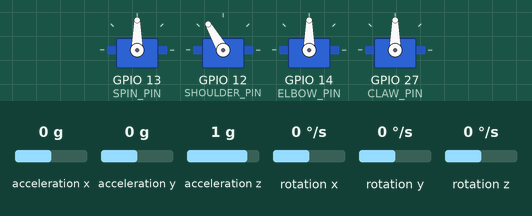
This program was run on a simulated ESP32. Parts: 4 × servo. Wiring (inferred from the names in the program): MPU-6050 motion sensor at I2C address 0x68. Inputs (shaded band) come from the test bench; at power-on: acceleration x 0 g, acceleration y 0 g, rotation z 0 °/s, acceleration z 1 g, rotation x 0 °/s, rotation y 0 °/s. What the program prints to the serial monitor is not drawn.

Above: at 1.2 s.
1.3 s: acceleration x set to -1.4 g
At 2.3 s:
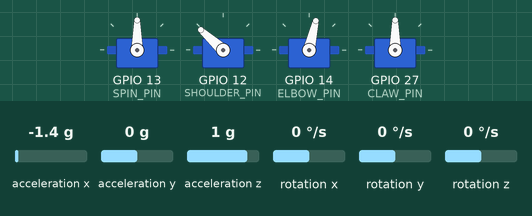
3.3 s: acceleration y set to -1.4 g
At 4.5 s:
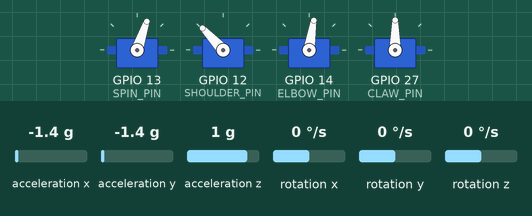
5.2 s: rotation z set to -149 °/s
6.7 s: rotation z set to -156 °/s
At 7.9 s:
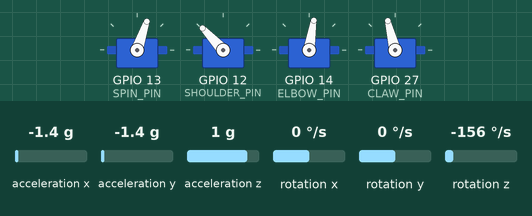
9.7 s: acceleration z set to -1.4 g
At 12.64 s:
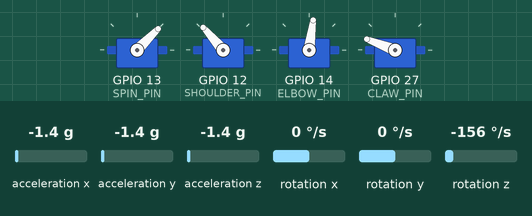
12.7 s: acceleration x set to 0.1 g
At 13.9 s:
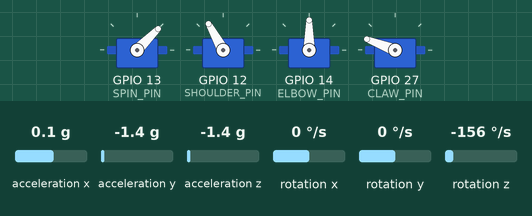
Timing chart, 0 to 15.5 s (numbered marks = the images above; inputs shaded):
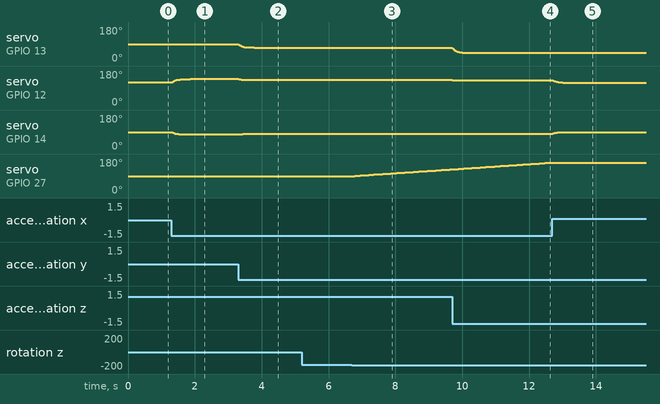

Measured:
- the behaviour switches between -152 and -153 °/s on rotation z (found by bisection; images 2 and 3)
- after the input at 1.3 s, servo on GPIO 12 (SHOULDER_PIN): moves from 120° to 138° over 0.55 s, starting at once; servo on GPIO 14 (ELBOW_PIN): moves from 90° to 77° over 0.55 s, starting at once
- after the input at 3.3 s, servo on GPIO 13 (SPIN_PIN): moves from 90° to 71° over 0.47 s, starting at once; servo on GPIO 12 (SHOULDER_PIN): 138° → 136° at once, → 134° 0.08 s later, → 133° 0.12 s later; servo on GPIO 14 (ELBOW_PIN): 77° → 78° at once, → 80° 0.06 s later, → 81° 0.22 s later
- after the input at 5.2 s, every drawn part: stays the same
- after the input at 6.7 s, servo on GPIO 27 (CLAW_PIN): moves from 90° to 125° over 2.8 s, starting after 0.09 s
- after the input at 9.7 s, servo on GPIO 13 (SPIN_PIN): moves from 71° to 45° over 0.30 s, starting at once; servo on GPIO 12 (SHOULDER_PIN): 133° → 132° at once, → 131° 0.19 s later; servo on GPIO 14 (ELBOW_PIN): 81° → 82° after 0.19 s
- after the input at 12.7 s, servo on GPIO 12 (SHOULDER_PIN): moves from 131° to 119° over 0.31 s, starting at once; servo on GPIO 14 (ELBOW_PIN): 82° → 89° at once, → 90° 0.31 s later

The program:

main.cpp
```cpp
/* ESP32 Robotic Arm with MPU6050
   - Smooth synchronized servo motion
   - Computes Roll/Pitch from accelerometer
   - Maps orientation to servo targets
   - Forward kinematics -> End-effector (X,Y,Z)
   - Prints coordinates, movement vector, direction unit vector, speed and state

   Adjust LINK LENGTHS and sensitivity to match your hardware.
*/

#include <Wire.h>
#include <ESP32Servo.h>
#include <math.h>

// ---- Servos ----
Servo Spin, Shoulder, Elbow, Claw;

// Default MPU6050 I2C address
const uint8_t MPU_addr = 0x68;

// Raw MPU data
int16_t AcX, AcY, AcZ, Tmp, GyX, GyY, GyZ;

// Current and target angles (degrees)
float spinA = 90, shoulderA = 120, elbowA = 90, clawA = 90;
float targetSpin = 90, targetShoulder = 120, targetElbow = 90, targetClaw = 90;

// Pins (change if needed)
const int SPIN_PIN = 13;
const int SHOULDER_PIN = 12;
const int ELBOW_PIN = 14;
const int CLAW_PIN = 27;

// Deadzone & sensitivity
const int ACC_DEADZONE = 1200;    // ignore small accel noise
const float ROLL_SENS = 60.0;     // degrees spin range mapped from roll
const float PITCH_SENS = 50.0;    // degrees shoulder/elbow range mapped from pitch

// smoothing factors (0..1) larger => faster movement
const float SMOOTH_SPIN = 0.12;
const float SMOOTH_SHOULDER = 0.10;
const float SMOOTH_ELBOW = 0.10;
const float SMOOTH_CLAW = 0.25;

// Link lengths for FK (in cm) — change to match real arm
const float L1 = 10.0;  // upper arm length
const float L2 = 12.0;  // forearm length

// Limits for servos (degrees)
const float SPIN_MIN = 10, SPIN_MAX = 170;
const float SHOULDER_MIN = 60, SHOULDER_MAX = 170;
const float ELBOW_MIN = 30, ELBOW_MAX = 150;
const float CLAW_MIN = 40, CLAW_MAX = 160;

// Serial output rate
unsigned long lastPrint = 0;
const unsigned long PRINT_INTERVAL = 200; // ms
const unsigned long CLAW_COMMAND_INTERVAL = 80; // ms

// Previous end-effector position (for delta/speed)
float prevX = NAN, prevY = NAN, prevZ = NAN;
unsigned long lastPositionTime = 0;
unsigned long lastClawCommand = 0;
unsigned long lastSensorError = 0;

String currentState = "Idle";

bool initializeMPU();
bool readMPU();
float smoothMove(float current, float target, float alpha);
String detectStateFromTargets();

void setup() {
  Serial.begin(115200);
  Wire.begin(21, 22); // SDA, SCL default ESP32 pins

  // Init MPU6050
  if (!initializeMPU()) {
    Serial.println("ERROR: MPU6050 was not detected. Check wiring and address 0x68.");
  }

  // Attach servos
  Spin.attach(SPIN_PIN);
  Shoulder.attach(SHOULDER_PIN);
  Elbow.attach(ELBOW_PIN);
  Claw.attach(CLAW_PIN);

  // Write initial positions
  Spin.write(spinA);
  Shoulder.write(shoulderA);
  Elbow.write(elbowA);
  Claw.write(clawA);

  Serial.println("Robotic arm ready. Sending coordinates and state...");
}

void loop() {
  // Read accelerometer + gyro
  if (!readMPU()) {
    if (millis() - lastSensorError >= 1000) {
      Serial.println("ERROR: MPU6050 read failed; servos are holding their last targets.");
      lastSensorError = millis();
    }
    delay(10);
    return;
  }

  // Compute roll & pitch (radians)
  // roll: rotation around X axis, pitch: rotation around Y axis
  float ax = (float)AcX;
  float ay = (float)AcY;
  float az = (float)AcZ;

  // Basic accelerometer-based roll/pitch
  float roll  = atan2(ay, az); // radians
  float pitch = atan2(-ax, sqrt(ay * ay + az * az)); // radians

  // Convert to degrees
  float rollDeg  = roll * 180.0 / M_PI;
  float pitchDeg = pitch * 180.0 / M_PI;

  // Apply deadzone to raw accel to avoid jitter
  if (abs(AcX) < ACC_DEADZONE && abs(AcY) < ACC_DEADZONE && abs(AcZ - 16384) < ACC_DEADZONE) {
    // near rest; avoid changing targets
  } else {
    // Map roll to base (spin)
    // roll ranges roughly -90..+90. Map to spin range.
    float mappedSpin = 90 + (rollDeg / 90.0) * (ROLL_SENS / 2.0);
    // Constrain to allowable range
    mappedSpin = constrain(mappedSpin, SPIN_MIN, SPIN_MAX);
    targetSpin = mappedSpin;

    // Map pitch to shoulder and elbow split
    // pitch ranges roughly -90..+90. We'll map positive pitch (tilt up) to lift shoulder,
    // negative pitch to lower. We'll also use part of pitch to extend/retract elbow.
    float pitchNormalized = constrain(pitchDeg / 90.0, -1.0, 1.0); // -1..1
    // shoulder target: center +/- portion of PITCH_SENS
    float mappedShoulder = 120 + pitchNormalized * (PITCH_SENS * 0.6); // shoulder more influential
    mappedShoulder = constrain(mappedShoulder, SHOULDER_MIN, SHOULDER_MAX);
    targetShoulder = mappedShoulder;

    // elbow target: invert or complement to shoulder so extension happens
    float mappedElbow = 90 - pitchNormalized * (PITCH_SENS * 0.4); // elbow moves opposite a bit
    mappedElbow = constrain(mappedElbow, ELBOW_MIN, ELBOW_MAX);
    targetElbow = mappedElbow;

    // Claw control from GyZ threshold (rotation)
    if (GyZ < -20000 && millis() - lastClawCommand >= CLAW_COMMAND_INTERVAL) {
      targetClaw = constrain(targetClaw + 1.0, CLAW_MIN, CLAW_MAX);
      currentState = "Claw Closing";
      lastClawCommand = millis();
    } else if (GyZ > 20000 && millis() - lastClawCommand >= CLAW_COMMAND_INTERVAL) {
      targetClaw = constrain(targetClaw - 1.0, CLAW_MIN, CLAW_MAX);
      currentState = "Claw Opening";
      lastClawCommand = millis();
    }
  }

  // Determine simple human-readable movement states (based on target differences)
  String state = detectStateFromTargets();

  // Apply smoothing (interpolate toward targets)
  spinA = smoothMove(spinA, targetSpin, SMOOTH_SPIN);
  shoulderA = smoothMove(shoulderA, targetShoulder, SMOOTH_SHOULDER);
  elbowA = smoothMove(elbowA, targetElbow, SMOOTH_ELBOW);
  clawA = smoothMove(clawA, targetClaw, SMOOTH_CLAW);

  // Write to servos
  Spin.write((int)spinA);
  Shoulder.write((int)shoulderA);
  Elbow.write((int)elbowA);
  Claw.write((int)clawA);

  // Compute forward kinematics -> end effector position (cm)
  // Use the following frame:
  // - Base at origin (0,0,0).
  // - Base rotation spinA rotates around Z (yaw).
  // - Shoulder angle measured from horizontal plane downward/upward? We'll assume shoulderA=90 is horizontal.
  // We'll convert servo angles to radians for FK. You may need to calibrate offsets.
  float baseRad = (spinA - 90.0f) * M_PI / 180.0f;      // yaw (0 when at 90deg)
  float shoulderRad = (shoulderA - 90.0f) * M_PI / 180.0f; // shoulder: 0 = horizontal
  float elbowRad = (elbowA - 90.0f) * M_PI / 180.0f;    // elbow: 0 = extended straight

  // Simple planar reach in shoulder-elbow plane:
  // Effective reach along that plane:
  float planarX = L1 * cos(shoulderRad) + L2 * cos(shoulderRad + elbowRad);
  float planarZ = L1 * sin(shoulderRad) + L2 * sin(shoulderRad + elbowRad);

  // Now rotate planar X around base yaw to produce X,Y
  float effX = planarX * cos(baseRad); // forward/back relative to base front
  float effY = planarX * sin(baseRad); // lateral offset (left/right)
  float effZ = planarZ;                // height in same units as L1, L2

  // Calculate movement delta and direction
  float dx = 0, dy = 0, dz = 0;
  float speed = 0;
  unsigned long now = millis();
  if (!isnan(prevX)) {
    dx = effX - prevX;
    dy = effY - prevY;
    dz = effZ - prevZ;
    float elapsedSeconds = (now - lastPositionTime) / 1000.0f;
    if (elapsedSeconds > 0.0f) {
      speed = sqrt(dx*dx + dy*dy + dz*dz) / elapsedSeconds;
    }
  }
  // Direction unit vector
  float mag = sqrt(dx*dx + dy*dy + dz*dz);
  float ux = 0, uy = 0, uz = 0;
  if (mag > 1e-6) {
    ux = dx / mag; uy = dy / mag; uz = dz / mag;
  }

  // Periodic printout: coordinates, movement vector, direction, speed, state
  if (millis() - lastPrint >= PRINT_INTERVAL) {
    Serial.print("State: "); Serial.print(state);
    Serial.print(" | Roll: "); Serial.print(rollDeg,1);
    Serial.print(" Pitch: "); Serial.print(pitchDeg,1);
    Serial.print(" | Servo targets(S,Sh,El,Cl): ");
    Serial.print((int)targetSpin); Serial.print(","); Serial.print((int)targetShoulder);
    Serial.print(","); Serial.print((int)targetElbow); Serial.print(","); Serial.print((int)targetClaw);
    Serial.print(" | Pos(cm) X:"); Serial.print(effX,2);
    Serial.print(" Y:"); Serial.print(effY,2);
    Serial.print(" Z:"); Serial.print(effZ,2);
    Serial.print(" | d(cm) dx:"); Serial.print(dx,2);
    Serial.print(" dy:"); Serial.print(dy,2);
    Serial.print(" dz:"); Serial.print(dz,2);
    Serial.print(" | dir: ["); Serial.print(ux,2); Serial.print(","); Serial.print(uy,2); Serial.print(","); Serial.print(uz,2);
    Serial.print("] | speed(cm/s): "); Serial.println(speed,2);

    lastPrint = now;
    // update prev positions
    prevX = effX; prevY = effY; prevZ = effZ;
    lastPositionTime = now;
  }

  // small loop delay
  delay(10);
}

bool initializeMPU() {
  Wire.beginTransmission(MPU_addr);
  Wire.write(0x6B);  // PWR_MGMT_1
  Wire.write(0);     // wake up the sensor
  if (Wire.endTransmission(true) != 0) {
    return false;
  }

  Wire.beginTransmission(MPU_addr);
  Wire.write(0x75);  // WHO_AM_I
  if (Wire.endTransmission(false) != 0 ||
      Wire.requestFrom(MPU_addr, static_cast<size_t>(1), true) != 1) {
    return false;
  }

  uint8_t deviceId = Wire.read();
  return deviceId == 0x68 || deviceId == 0x69;
}

bool readMPU() {
  Wire.beginTransmission(MPU_addr);
  Wire.write(0x3B);
  if (Wire.endTransmission(false) != 0) return false;
  Wire.requestFrom(MPU_addr, static_cast<size_t>(14), true);
  if (Wire.available() < 14) return false;
  AcX = Wire.read() << 8 | Wire.read();
  AcY = Wire.read() << 8 | Wire.read();
  AcZ = Wire.read() << 8 | Wire.read();
  Tmp = Wire.read() << 8 | Wire.read();
  GyX = Wire.read() << 8 | Wire.read();
  GyY = Wire.read() << 8 | Wire.read();
  GyZ = Wire.read() << 8 | Wire.read();
  return true;
}

// Smooth interpolation helper
float smoothMove(float current, float target, float alpha) {
  // alpha in (0..1) proportion to move toward target each call
  return current + (target - current) * alpha;
}

// Decide string state from how different targets are from current positions
String detectStateFromTargets() {
  float dSpin = abs(targetSpin - spinA);
  float dSh   = abs(targetShoulder - shoulderA);
  float dEl   = abs(targetElbow - elbowA);
  float dCl   = abs(targetClaw - clawA);
  float maxd = max(max(dSpin, dSh), max(dEl, dCl));
  if (maxd < 0.8) return "Idle";
  String s = "";
  if (dSpin > 1.5) {
    if (targetSpin > spinA) s += "Rotating Right ";
    else s += "Rotating Left ";
  }
  if (dSh > 1.5) {
    if (targetShoulder > shoulderA) s += "Arm Up ";
    else s += "Arm Down ";
  }
  if (dEl > 1.5) {
    if (targetElbow > elbowA) s += "Elbow Extend ";
    else s += "Elbow Retract ";
  }
  if (dCl > 0.8) {
    if (targetClaw > clawA) s += "Claw Closing ";
    else s += "Claw Opening ";
  }
  s.trim();
  if (s.length() == 0) s = "Moving";
  return s;
}
```
